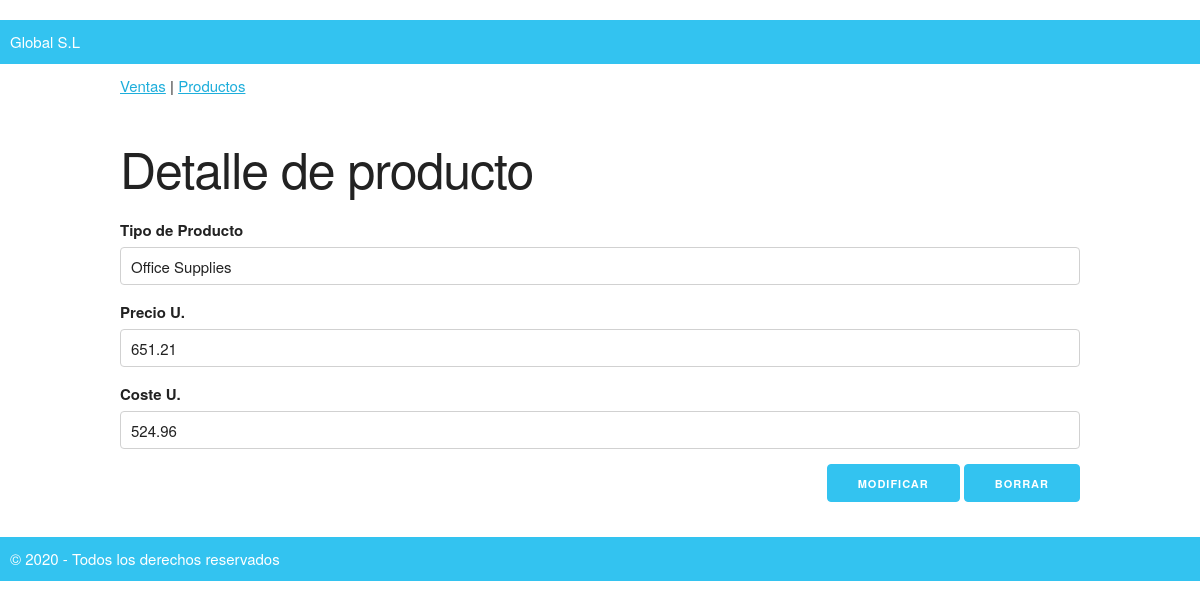
The app's page /modificaproducto?id=5, older data.
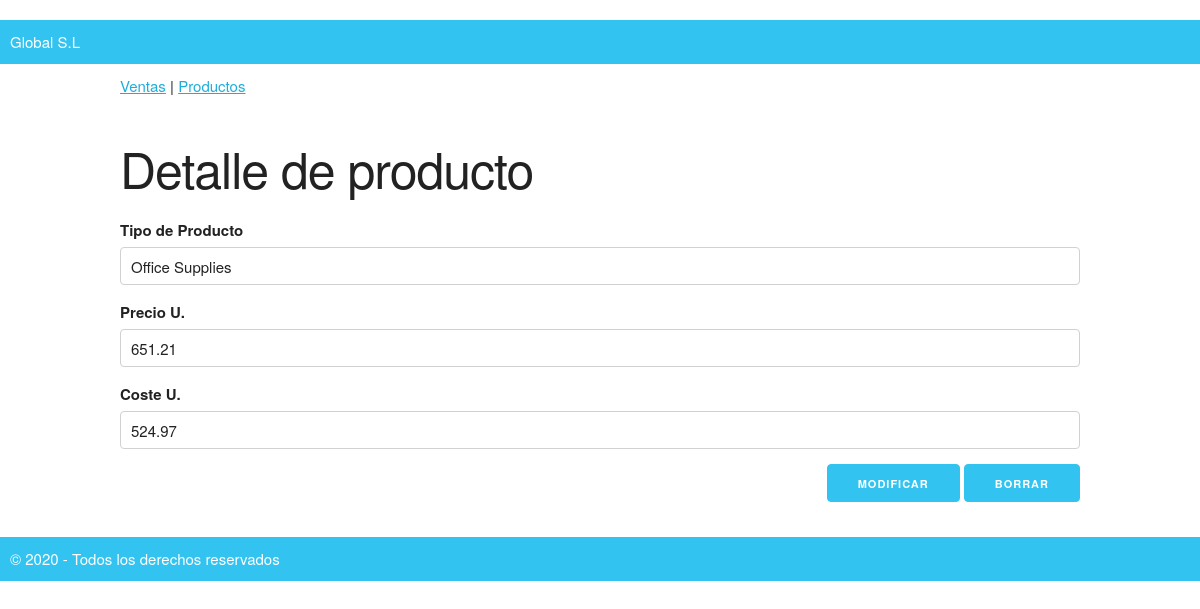
The same page, newer data.
### tables this page shows
CREATE TABLE "productos" (
	"id"	INTEGER PRIMARY KEY AUTOINCREMENT UNIQUE,
	"tipo_producto"	TEXT NOT NULL UNIQUE,
	"precio_unitario"	REAL NOT NULL,
	"coste_unitario"	REAL NOT NULL
);

### the_app/routes.py (the view, shortened to what this page needs)
@app.route("/modificaproducto", methods=["GET","POST"])
def modifica_producto():
    if request.method == "GET":
        id = request.values["id"]
        conn= sqlite3.connect(app.config["BASE_DATOS"])
        cur = conn.cursor()
        query= "SELECT id, tipo_producto,precio_unitario,coste_unitario FROM productos where id = ?;"
        cur.execute(query,(id,)) #añadir la coma para que nos lo tome por tupla
        fila = cur.fetchone()
        conn.close()
        if fila:
            form = ModProductForm(data={"id":fila[0], "tipo_producto":fila[1], "precio_unitario":fila[2],"coste_unitario":fila[3]})
            return render_template("modproducto.html",form=form)
        else:
            return redirect(url_for("productos"))

### the_app/forms.py
class ModProductForm(FlaskForm):
    id = HiddenField("id")
    tipo_producto = StringField('Tipo de Producto', validators=[DataRequired(), Length(min=3, message="Debe tener al menos tres caracteres")])
    precio_unitario = FloatField('Precio U.', validators=[DataRequired(message="Introduce algo, nano")])
    coste_unitario = FloatField('Coste U.', validators=[DataRequired(),valida_coste])
    modificar = SubmitField('Modificar')
    borrar = SubmitField('Borrar')

### the_app/templates/modproducto.html (shortened to what this page needs)
{% extends 'base.html' %}
{% block contenido %}
<h1>Detalle de producto</h1>
<form action="/modificaproducto" class="u-full-width" method="post">
    {{ form.tipo_producto.label}}
    {% if form.tipo_producto.errors %}
        {{ form.tipo_producto(class="u-full-width error", placeholder="Producto") }}
        {% for error in form.tipo_producto.errors %}
            <p class="error-msg">{{ error }}</p>
        {% endfor%}
        {% else %}
        {{ form.tipo_producto(class="u-full-width", placeholder="Producto") }}
    {% endif %}
    {{ form.precio_unitario.label}}
    {% if form.precio_unitario.errors %}
    {{ form.precio_unitario(class="u-full-width error", placeholder="Precio unitario") }}
        {% for error in form.precio_unitario.errors %}
            <p class="error-msg">{{ error }}</p>
        {% endfor%}
    {% else %}
        {{ form.precio_unitario(class="u-full-width", placeholder="Precio unitario") }}
    {% endif %}
    {{ form.coste_unitario.label}}
    {% if form.coste_unitario.errors %}
        {{ form.coste_unitario(class="u-full-width error", placeholder="Coste") }}
        {% for error in form.coste_unitario.errors %}
            <p class="error-msg">{{ error }}</p>
        {% endfor%}
    {% else %}
        {{ form.coste_unitario(class="u-full-width", placeholder="Coste") }}
    {% endif %}
    <div class= "u-pull-right">
    {{ form.modificar(class="button-primary")}}
    {{ form.borrar(class="button-primary")}}
    </div>
</form>
{% endblock %}

Row changes from the older to the newer data that the page shows:
changed productos "Office Supplies": coste_unitario "524.96" → "524.97"
